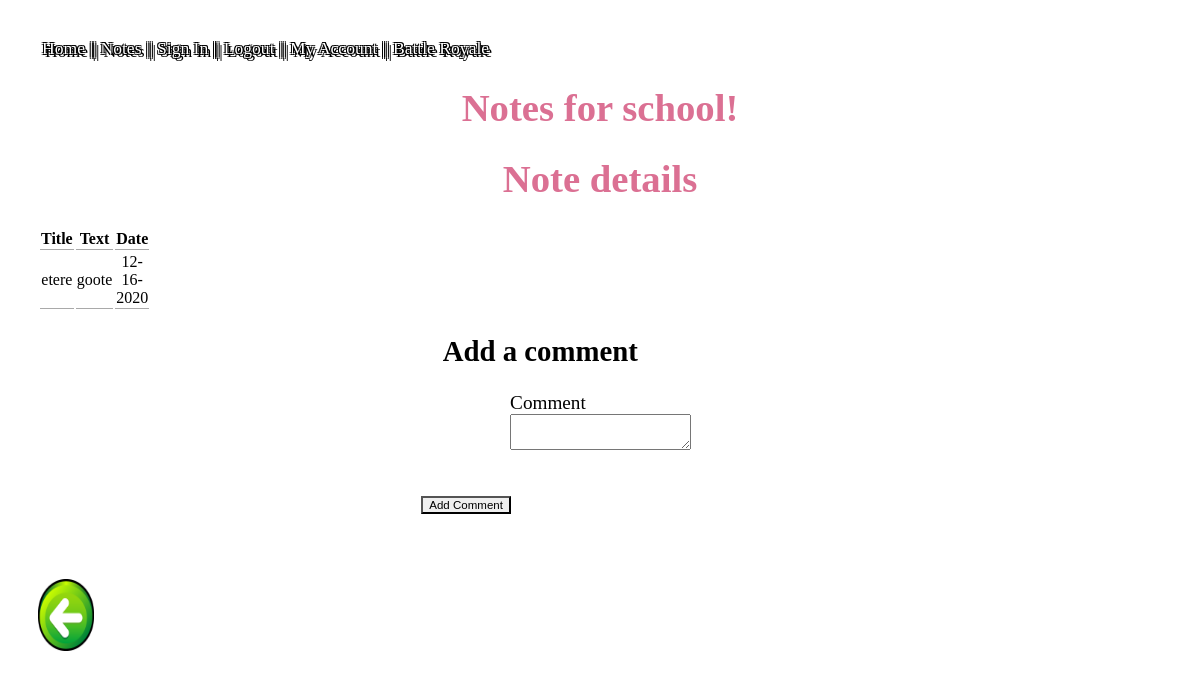
/notes/2 (signed in), run on the app's committed database.
### note.py (models this page shows, shortened)
class Note(db.Model):
    id = db.Column("id", db.Integer, primary_key=True)
    title = db.Column("title", db.String(200))
    text = db.Column("text", db.String(100))
    date = db.Column("date", db.String(50))
    color = db.Column("color", db.String(6))
    user_id = db.Column(db.Integer, db.ForeignKey("user.id"), nullable=False)
    comments = db.relationship("Comment", backref="note", cascade="all, delete-orphan", lazy=True)
    pinned = db.Column("pinned", db.Boolean)
    isTask = db.Column("isTask", db.Boolean)
    taskFinished = db.Column("taskFinished", db.Boolean)

### main.py (the view)
@app.route('/notes/<note_id>')
def get_note(note_id):
    if session.get('user'):
        my_note = db.session.query(Note).filter_by(id=note_id).one()
        form = CommentForm()
        return render_template('viewnote.html', note = my_note, user=session['user'], form=form)
    else:
        return render_template('signIn.html')

### ZAASK_forms.py
class CommentForm(FlaskForm):
    class Meta:
        csrf = False
    comment = TextAreaField('Comment',validators=[Length(min=1)])
    submit = SubmitField('Add Comment')

### templates/viewnote.html (shortened to what this page needs)
﻿<!DOCTYPE html>
<html lang="en">
<head>
    <link rel="stylesheet" href="{{ url_for('static', filename='main.css') }}">
    <a href="{{ url_for ('index') }}" class="topLinks">Home ||</a>
    <a href="{{ url_for ('display_notes') }}" class="topLinks"> Notes ||</a>
    <a href="{{ url_for ('sign_in') }}" class="topLinks"> Sign In ||</a>
    <a href="{{ url_for ('logout') }}" class="topLinks"> Logout ||</a>
    <a href="{{ url_for ('my_account') }}" class="topLinks"> My Account ||</a>
    <a href="{{ url_for ('match_overview') }}" class="topLinks"> Battle Royale </a>
    <br />
</head>
<body>
    <h1>Notes for {{user}}!</h1>
    <h1>Note details</h1>
    <table>
        <tr>
            <th>Title</th>
            <th>Text</th>
            <th>Date</th>
        </tr>
        <tr>
            <td>{{ note.title }}</td>
            <td>{{ note.text }}</td>
            <td>{{ note.date }}</td>
        </tr>
    </table>
    <form action="{{ url_for('add_comment', note_id=note.id) }}" method="post">
        <div class="formwrapper">
            <h2 class="title">Add a comment</h2>
            <div class="form-field">
                {{ form.comment.label }} <br /> {{ form.comment }}
            </div>
            {{ form.submit }}
        </div>
    </form>
    <div class="backTab">
        <img src="{{url_for('static', filename='backimage.png')}}" class="backimage" onclick="goBackPage()">
    </div>
</body>
</html>

### static/main.css (style rules this page uses)
body { padding: 30px 30px; }
.topLinks { color: white; margin-left: auto; font-size: 110%; margin-right: auto; width: 40%; text-decoration: none; text-shadow: 3px 3px 0 #000, -1px -1px 0 #000, 1px -1px 0 #000, -1px 1px 0 #000, 1px 1px 0 #000; }
h1 { color: palevioletred; text-align: center; margin-left: auto; margin-right: auto; width: 30%; font-size: 242%; }
input[type=button], input[type=submit] { appearance: button; -webkit-writing-mode: horizontal-tb !important; text-rendering: auto; color: -internal-light-dark(black, white); letter-spacing: normal; word-spacing: normal; text-transform: none; text-indent: 0px; text-shadow: none; display: inline-block; text-align: center; align-items: flex-start; cursor: default; background-color: -internal-light-dark(rgb(239, 239, 239), rgb(59, 59, 59)); box-sizing: border-box; margin: 4em; font: 400 60% Arial; padding: 1px 6px; border-width: 2px; border-style: outset; border-color: -internal-light-dark(rgb(118, 118, 118), rgb(133, 133, 133)); border-image: initial; }
form { margin-left: auto; margin-right: auto; width: 40%; font-size: 120%; }
th { display: table-cell; vertical-align: inherit; font-weight: bold; text-align: center; width: 0%; }
th, td { border-bottom: 1px solid #A9A9A9; width: 0%; }
th, td { text-align: center; width: 0%; }
td { display: table-cell; vertical-align: inherit; }
table { border-collapse: separate; text-indent: each-line; border-spacing: 2px; width:0%; }
.backimage { width: 5%; height: 10%; }
.title { margin-left: 15%; }
.form-field { margin-left: 30%; }

### data on the page
Note: user "school", title "etere", text "goote", date "12-16-2020"
